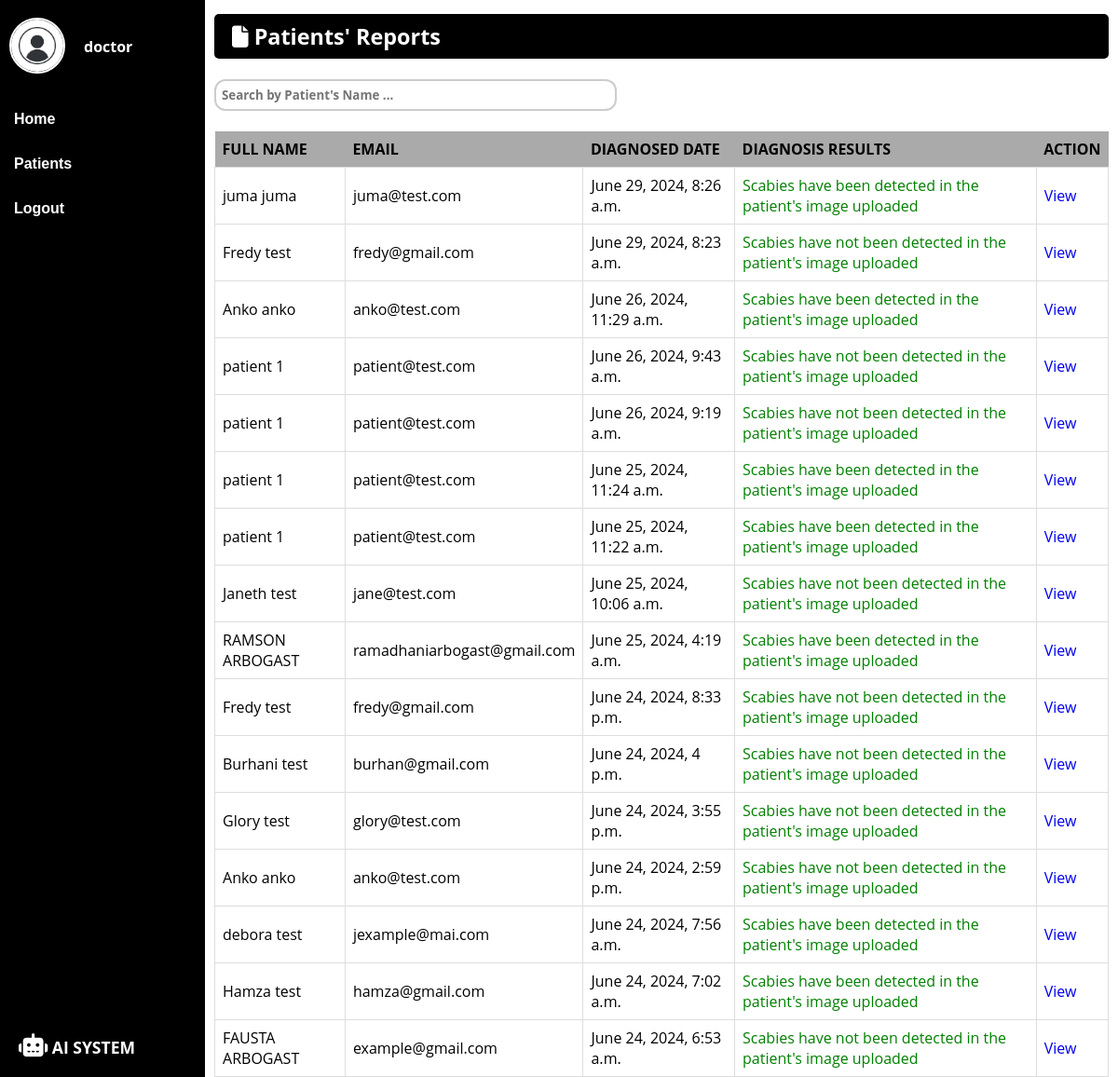
The app's page /patientsreport/ (signed in), older data.
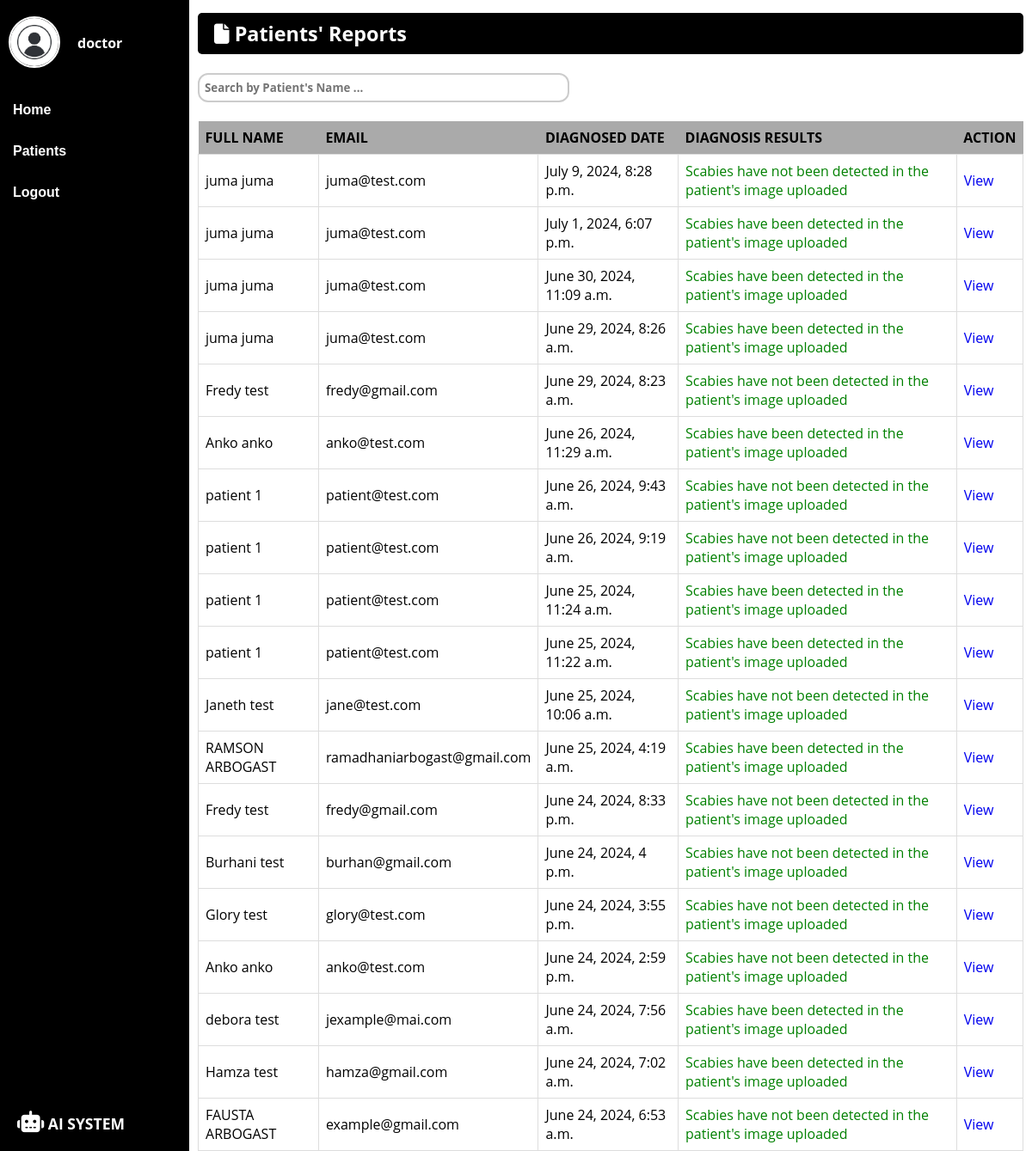
The same page, newer data.
### ai_dermatologist/models.py (models this page shows, shortened)
class DiagnosisReport(models.Model):
    patient = models.ForeignKey(Patients, on_delete=models.CASCADE)
    result = models.CharField(max_length=60)
    image = models.ImageField(upload_to='diagnosis_images')
    created_at = models.DateTimeField(auto_now_add=True)

class Patients(models.Model):
    fullname = models.CharField(max_length=200)
    email = models.EmailField(unique=True)
    age = models.PositiveIntegerField()
    gender = models.CharField(max_length=6)
    registered_date = models.DateTimeField(auto_now_add=True)
    class Meta:
        verbose_name_plural = 'Patients'

### ai_dermatologist/views.py (the view)
# urls.py: path('patientsreport/', views.patientsreport, name='patientsreport'),
@login_required(login_url='/')
@never_cache
def patientsreport(request):
    reports = DiagnosisReport.objects.order_by('-created_at')
    return render(request, 'dermatologist/patientsreport.html', {'reports':reports})

### templates/dermatologist/patientsreport.html (shortened to what this page needs)
{% load static %}
<!DOCTYPE html>
<html lang="en">
<head>
    <link rel="stylesheet" href="{% static 'css/style.css' %}">
</head>
<body>
    <div class="wrapper">
        <div class="sidebar">
            <div class="profile-username">
                <a href="{% url 'userprofile'%}">
                    <img src="{% static 'assets/avatar.jpg'%}" alt="user-image" width="60px" height="60px">
                </a>
                {% if user.is_authenticated %}
                <p style="color: white;"><strong> {{ user.username }}</strong></p>
                {% endif %}
            </div>
            <ul>
                <li><a href="{% url 'dashboard' %}">Home</a></li>
                <li><a href="{% url 'patientslist' %}">Patients</a></li>
                <li><a href="{% url 'index' %}">Logout</a></li>
            </ul>
            <div class="footer-h3">
                <h3><i class="fa-solid fa-robot fa-beat"></i> AI SYSTEM</h3>
            </div>
        </div>
    </div>
    <div class="main-content">
        <header>
            <h3><i class="fa-solid fa-file"></i> Patients' Reports</h3>
        </header><br>
        <main>
            <div class="search">
                <input type="search" id="searchInput" placeholder="Search by Patient's Name ...">
            </div><br>
            <div class="diagnosed-patient-table" id="patientTable">
                <table>
                    <thead>
                        <tr>
                            <th>FULL NAME</th>
                            <th>EMAIL</th>
                            <th>DIAGNOSED DATE</th>
                            <th>DIAGNOSIS RESULTS</th>
                            <th>ACTION</th>
                        </tr>
                    </thead>
                    {% for report in reports %}
                    <tr>
                        <td>{{ report.patient.fullname }}</td>
                        <td>{{ report.patient.email }}</td>
                        <td>{{ report.created_at}}</td>
                        <td style="color: green;">{{ report.result }}</td>
                        <td><a href="{% url 'patient_detail' report.patient.id %}">View</a></td>
                    </tr>
                    {%endfor%}
                </table>
            </div>
        </main>
    </div>
</body>
</html>

Row changes from the older to the newer data that the page shows:
added DiagnosisReport: patient.fullname "juma juma", patient.email "juma@test.com", created_at "July 9, 2024, 8:28 p.m.", result "Scabies have not been detected in the patient's image uploaded"
added DiagnosisReport: patient.fullname "juma juma", patient.email "juma@test.com", created_at "July 1, 2024, 6:07 p.m.", result "Scabies have been detected in the patient's image uploaded"
added DiagnosisReport: patient.fullname "juma juma", patient.email "juma@test.com", created_at "June 30, 2024, 11:09 a.m.", result "Scabies have been detected in the patient's image uploaded"
